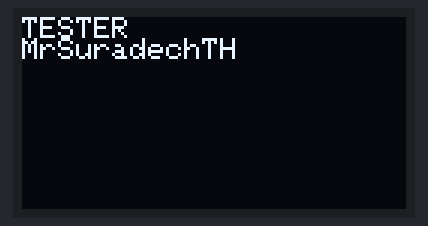
The sketch below on a simulated Arduino Uno, built with avr-gcc and run on an emulated ATmega328P. Shown: 128×64 one-colour display.

Above: at 0.1 s.

The sketch:

oledesp.ino
```cpp
#include <SPI.h>
#include <Wire.h>
#include <Adafruit_GFX.h>
#include <Adafruit_SSD1306.h>
#define OLED_RESET 16
Adafruit_SSD1306 display(OLED_RESET);
void setup() {
  display.begin(SSD1306_SWITCHCAPVCC, 0x3c);
  display.clearDisplay();
  display.setTextSize(1);
  display.setTextColor(WHITE);
  display.setCursor(0,0);
  display.println("TESTER ");
  display.setCursor(0,7);
  display.println("MrSuradechTH");
  display.display();
}
void loop() {
}
```
